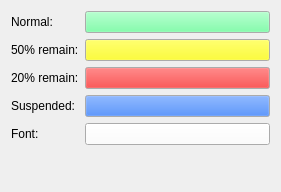
<?xml version="1.0" encoding="UTF-8"?>
<ui version="4.0">
 <class>AppearanceSettingWidget</class>
 <widget class="QWidget" name="AppearanceSettingWidget">
  <property name="geometry">
   <rect>
    <x>0</x>
    <y>0</y>
    <width>281</width>
    <height>192</height>
   </rect>
  </property>
  <property name="windowTitle">
   <string>Form</string>
  </property>
  <layout class="QFormLayout" name="formLayout">
   <property name="fieldGrowthPolicy">
    <enum>QFormLayout::AllNonFixedFieldsGrow</enum>
   </property>
   <item row="0" column="0">
    <widget class="QLabel" name="label_3">
     <property name="text">
      <string>Normal:</string>
     </property>
    </widget>
   </item>
   <item row="0" column="1">
    <widget class="QPushButton" name="normal">
     <property name="palette">
      <palette>
       <active>
        <colorrole role="Button">
         <brush brushstyle="SolidPattern">
          <color alpha="255">
           <red>98</red>
           <green>253</green>
           <blue>150</blue>
          </color>
         </brush>
        </colorrole>
       </active>
       <inactive>
        <colorrole role="Button">
         <brush brushstyle="SolidPattern">
          <color alpha="255">
           <red>98</red>
           <green>253</green>
           <blue>150</blue>
          </color>
         </brush>
        </colorrole>
       </inactive>
       <disabled>
        <colorrole role="Button">
         <brush brushstyle="SolidPattern">
          <color alpha="255">
           <red>98</red>
           <green>253</green>
           <blue>150</blue>
          </color>
         </brush>
        </colorrole>
       </disabled>
      </palette>
     </property>
     <property name="text">
      <string/>
     </property>
    </widget>
   </item>
   <item row="1" column="0">
    <widget class="QLabel" name="label">
     <property name="text">
      <string>50% remain:</string>
     </property>
    </widget>
   </item>
   <item row="1" column="1">
    <widget class="QPushButton" name="remain50">
     <property name="palette">
      <palette>
       <active>
        <colorrole role="Button">
         <brush brushstyle="SolidPattern">
          <color alpha="255">
           <red>255</red>
           <green>255</green>
           <blue>0</blue>
          </color>
         </brush>
        </colorrole>
       </active>
       <inactive>
        <colorrole role="Button">
         <brush brushstyle="SolidPattern">
          <color alpha="255">
           <red>255</red>
           <green>255</green>
           <blue>0</blue>
          </color>
         </brush>
        </colorrole>
       </inactive>
       <disabled>
        <colorrole role="Button">
         <brush brushstyle="SolidPattern">
          <color alpha="255">
           <red>255</red>
           <green>255</green>
           <blue>0</blue>
          </color>
         </brush>
        </colorrole>
       </disabled>
      </palette>
     </property>
     <property name="text">
      <string/>
     </property>
     <property name="flat">
      <bool>false</bool>
     </property>
    </widget>
   </item>
   <item row="2" column="0">
    <widget class="QLabel" name="label_2">
     <property name="text">
      <string>20% remain:</string>
     </property>
    </widget>
   </item>
   <item row="2" column="1">
    <widget class="QPushButton" name="remain20">
     <property name="palette">
      <palette>
       <active>
        <colorrole role="Button">
         <brush brushstyle="SolidPattern">
          <color alpha="255">
           <red>255</red>
           <green>0</green>
           <blue>0</blue>
          </color>
         </brush>
        </colorrole>
       </active>
       <inactive>
        <colorrole role="Button">
         <brush brushstyle="SolidPattern">
          <color alpha="255">
           <red>255</red>
           <green>0</green>
           <blue>0</blue>
          </color>
         </brush>
        </colorrole>
       </inactive>
       <disabled>
        <colorrole role="Button">
         <brush brushstyle="SolidPattern">
          <color alpha="255">
           <red>255</red>
           <green>0</green>
           <blue>0</blue>
          </color>
         </brush>
        </colorrole>
       </disabled>
      </palette>
     </property>
     <property name="text">
      <string/>
     </property>
    </widget>
   </item>
   <item row="3" column="0">
    <widget class="QLabel" name="label_4">
     <property name="text">
      <string>Suspended:</string>
     </property>
    </widget>
   </item>
   <item row="3" column="1">
    <widget class="QPushButton" name="suspend">
     <property name="palette">
      <palette>
       <active>
        <colorrole role="Button">
         <brush brushstyle="SolidPattern">
          <color alpha="255">
           <red>20</red>
           <green>100</green>
           <blue>247</blue>
          </color>
         </brush>
        </colorrole>
       </active>
       <inactive>
        <colorrole role="Button">
         <brush brushstyle="SolidPattern">
          <color alpha="255">
           <red>20</red>
           <green>100</green>
           <blue>247</blue>
          </color>
         </brush>
        </colorrole>
       </inactive>
       <disabled>
        <colorrole role="Button">
         <brush brushstyle="SolidPattern">
          <color alpha="255">
           <red>20</red>
           <green>100</green>
           <blue>247</blue>
          </color>
         </brush>
        </colorrole>
       </disabled>
      </palette>
     </property>
     <property name="text">
      <string/>
     </property>
    </widget>
   </item>
   <item row="4" column="0">
    <widget class="QLabel" name="label_5">
     <property name="text">
      <string>Font:</string>
     </property>
    </widget>
   </item>
   <item row="4" column="1">
    <widget class="QPushButton" name="font">
     <property name="palette">
      <palette>
       <active>
        <colorrole role="Button">
         <brush brushstyle="SolidPattern">
          <color alpha="255">
           <red>255</red>
           <green>255</green>
           <blue>255</blue>
          </color>
         </brush>
        </colorrole>
       </active>
       <inactive>
        <colorrole role="Button">
         <brush brushstyle="SolidPattern">
          <color alpha="255">
           <red>255</red>
           <green>255</green>
           <blue>255</blue>
          </color>
         </brush>
        </colorrole>
       </inactive>
       <disabled>
        <colorrole role="Button">
         <brush brushstyle="SolidPattern">
          <color alpha="255">
           <red>255</red>
           <green>255</green>
           <blue>255</blue>
          </color>
         </brush>
        </colorrole>
       </disabled>
      </palette>
     </property>
     <property name="text">
      <string/>
     </property>
    </widget>
   </item>
  </layout>
 </widget>
 <resources/>
 <connections/>
</ui>
